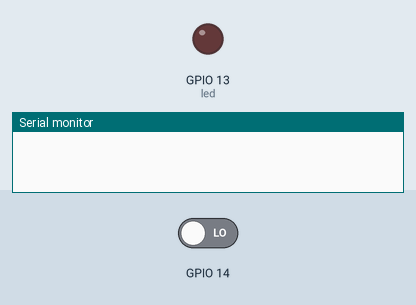
Simulated run of this sketch. Board: ESP32. Shown: output pins drawn as LEDs (lit = HIGH), the last lines printed to the serial monitor. The test bench sets the inputs (shaded band); at power-on: GPIO 14 LOW. WiFi joins after 1.5 s; servers stay silent unless stated.

Above: at 3.0 s.
3.1 s: GPIO 14 driven HIGH
At 4.7 s:
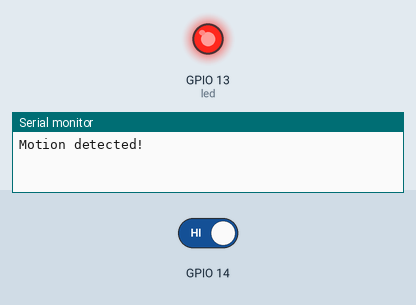
5.3 s: GPIO 14 driven LOW
At 6.2 s:
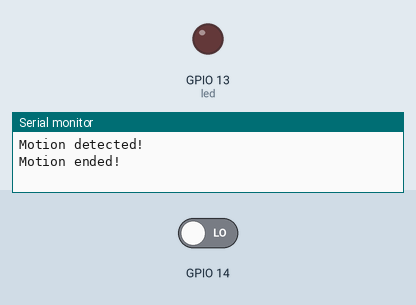
Timing chart, 0 to 8.3 s (numbered marks = the images above; inputs shaded):
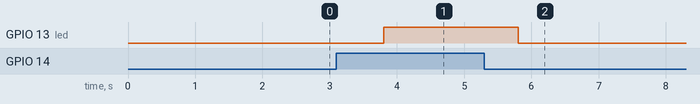

Measured:
- after the input at 3.1 s, GPIO 13 (led): LOW → HIGH after 0.70 s
- after the input at 5.3 s, GPIO 13 (led): HIGH → LOW after 0.50 s

The sketch:

sketch.ino
```cpp
#define BLYNK_TEMPLATE_ID "TMPL3LzSJdnwe"
#define BLYNK_TEMPLATE_NAME "pir sensor"
#define BLYNK_AUTH_TOKEN "GkWaBHOh3ys91_Sidrtj22cskyrA-P-S"
#define BLYNK_PRINT Serial

#include <BlynkSimpleEsp32.h>

int pir= 14;
int led=13;
char auth[] = BLYNK_AUTH_TOKEN;
char ssid[] = "Wokwi-GUEST";
char pass[] = "";


BlynkTimer timer;

void motiondetect(){
  if(digitalRead(14)==HIGH){
    Blynk.virtualWrite(V1,1);

    Serial.println("Motion detected!");
    digitalWrite(led, HIGH);

  }
  else{
    Blynk.virtualWrite(V1,0);
    Serial.println("Motion ended!");
   digitalWrite(led, LOW);
  }
}

void setup()
{
  Serial.begin(9600);
  Blynk.begin(auth, ssid, pass);
  timer.setInterval(2000L,motiondetect);
  pinMode(14, INPUT);
  pinMode(led,OUTPUT);
}
void loop()
{
  Blynk.run();
  timer.run();
}
```
